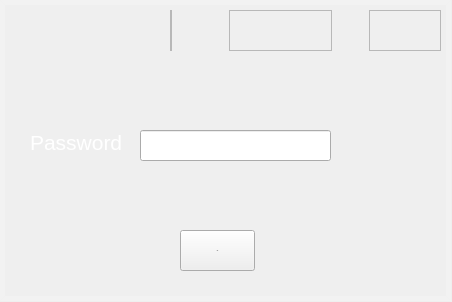
<?xml version="1.0" encoding="UTF-8"?>
<ui version="4.0">
 <class>Dialog</class>
 <widget class="QDialog" name="Dialog">
  <property name="geometry">
   <rect>
    <x>0</x>
    <y>0</y>
    <width>452</width>
    <height>302</height>
   </rect>
  </property>
  <property name="windowTitle">
   <string>Dialog</string>
  </property>
  <property name="styleSheet">
   <string notr="true">
background-color:#16191d;
QPushButton{background-color: rgba(0, 0, 0, 0);
font-size:28px;
color:white;
hover:{color:white;}
}
QPushButton:hover{
color:white;
border: 2px solid rgba(255,255,255,40);
border-radius:10px;
background-color: rgba(255,255,255,60);
}
border: 5px solid rgba(255,255,255,40);
</string>
  </property>
  <widget class="QFrame" name="frame">
   <property name="geometry">
    <rect>
     <x>0</x>
     <y>0</y>
     <width>451</width>
     <height>301</height>
    </rect>
   </property>
   <property name="minimumSize">
    <size>
     <width>451</width>
     <height>301</height>
    </size>
   </property>
   <property name="maximumSize">
    <size>
     <width>451</width>
     <height>301</height>
    </size>
   </property>
   <property name="styleSheet">
    <string notr="true">#frame{border: 5px solid rgba(255,255,255,40);}</string>
   </property>
   <property name="frameShape">
    <enum>QFrame::StyledPanel</enum>
   </property>
   <property name="frameShadow">
    <enum>QFrame::Raised</enum>
   </property>
   <widget class="QWidget" name="headerContainer" native="true">
    <property name="geometry">
     <rect>
      <x>120</x>
      <y>10</y>
      <width>321</width>
      <height>41</height>
     </rect>
    </property>
    <property name="styleSheet">
     <string notr="true">background-color:#ffff;</string>
    </property>
    <layout class="QHBoxLayout" name="horizontalLayout_5">
     <item alignment="Qt::AlignHCenter">
      <widget class="QFrame" name="frame_7">
       <property name="frameShape">
        <enum>QFrame::StyledPanel</enum>
       </property>
       <property name="frameShadow">
        <enum>QFrame::Raised</enum>
       </property>
       <layout class="QHBoxLayout" name="horizontalLayout_6">
        <property name="spacing">
         <number>0</number>
        </property>
        <property name="leftMargin">
         <number>0</number>
        </property>
        <property name="topMargin">
         <number>0</number>
        </property>
        <property name="rightMargin">
         <number>0</number>
        </property>
        <property name="bottomMargin">
         <number>0</number>
        </property>
       </layout>
      </widget>
     </item>
     <item>
      <widget class="QFrame" name="frame_6">
       <property name="frameShape">
        <enum>QFrame::StyledPanel</enum>
       </property>
       <property name="frameShadow">
        <enum>QFrame::Raised</enum>
       </property>
      </widget>
     </item>
     <item alignment="Qt::AlignRight">
      <widget class="QFrame" name="frame_8">
       <property name="frameShape">
        <enum>QFrame::StyledPanel</enum>
       </property>
       <property name="frameShadow">
        <enum>QFrame::Raised</enum>
       </property>
       <layout class="QHBoxLayout" name="horizontalLayout_4">
        <property name="leftMargin">
         <number>0</number>
        </property>
        <property name="topMargin">
         <number>0</number>
        </property>
        <property name="rightMargin">
         <number>0</number>
        </property>
        <property name="bottomMargin">
         <number>0</number>
        </property>
        <item>
         <widget class="QPushButton" name="hide_btn">
          <property name="styleSheet">
           <string notr="true">border:none;</string>
          </property>
          <property name="text">
           <string/>
          </property>
          <property name="icon">
           <iconset resource="res_rc.qrc">
            <normaloff>:/icon/icons/minus.svg</normaloff>:/icon/icons/minus.svg</iconset>
          </property>
          <property name="iconSize">
           <size>
            <width>24</width>
            <height>24</height>
           </size>
          </property>
         </widget>
        </item>
        <item>
         <widget class="QPushButton" name="close_btn">
          <property name="styleSheet">
           <string notr="true">border:none;</string>
          </property>
          <property name="text">
           <string/>
          </property>
          <property name="icon">
           <iconset resource="res_rc.qrc">
            <normaloff>:/icon/icons/x.svg</normaloff>:/icon/icons/x.svg</iconset>
          </property>
          <property name="iconSize">
           <size>
            <width>24</width>
            <height>24</height>
           </size>
          </property>
         </widget>
        </item>
       </layout>
      </widget>
     </item>
    </layout>
   </widget>
   <widget class="QPushButton" name="ok_btn">
    <property name="geometry">
     <rect>
      <x>180</x>
      <y>230</y>
      <width>75</width>
      <height>41</height>
     </rect>
    </property>
    <property name="font">
     <font>
      <family>MS Sans Serif</family>
      <pointsize>-1</pointsize>
     </font>
    </property>
    <property name="styleSheet">
     <string notr="true">QPushButton{background-color: rgba(0, 0, 0, 0);
font-size:28px;
color:white;
hover:{color:white;}
}
QPushButton:hover{
color:white;
border: 2px solid rgba(255,255,255,40);
border-radius:10px;
background-color: rgba(255,255,255,60);
}</string>
    </property>
    <property name="text">
     <string>OK</string>
    </property>
   </widget>
   <widget class="QLabel" name="label_2">
    <property name="geometry">
     <rect>
      <x>30</x>
      <y>130</y>
      <width>91</width>
      <height>31</height>
     </rect>
    </property>
    <property name="font">
     <font>
      <family>MS Sans Serif</family>
      <pointsize>16</pointsize>
      <hintingpreference>PreferDefaultHinting</hintingpreference>
     </font>
    </property>
    <property name="styleSheet">
     <string notr="true">color:white;</string>
    </property>
    <property name="text">
     <string>Password:</string>
    </property>
    <property name="alignment">
     <set>Qt::AlignLeading|Qt::AlignLeft|Qt::AlignTop</set>
    </property>
    <property name="wordWrap">
     <bool>true</bool>
    </property>
   </widget>
   <widget class="QLineEdit" name="textEdit">
    <property name="echoMode">
     <enum>QLineEdit::Password</enum>
    </property>
    <property name="geometry">
     <rect>
      <x>140</x>
      <y>130</y>
      <width>191</width>
      <height>31</height>
     </rect>
    </property>
    <property name="font">
     <font>
      <family>MS Sans Serif</family>
      <pointsize>13</pointsize>
     </font>
    </property>
    <property name="styleSheet">
     <string notr="true">color:white;</string>
    </property>
   </widget>
  </widget>
 </widget>
 <resources>
  <include location="res_rc.qrc"/>
 </resources>
 <connections/>
</ui>
